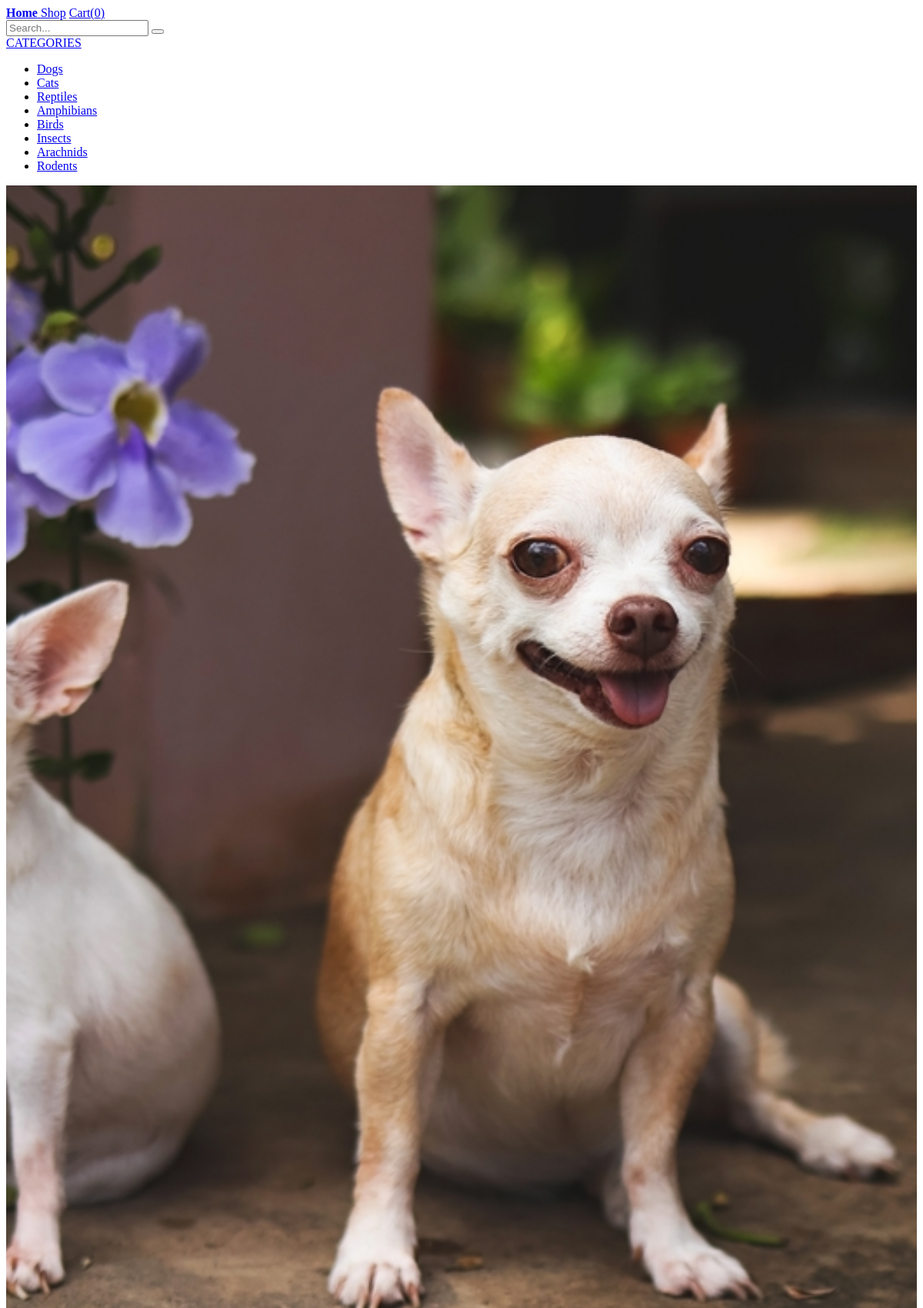
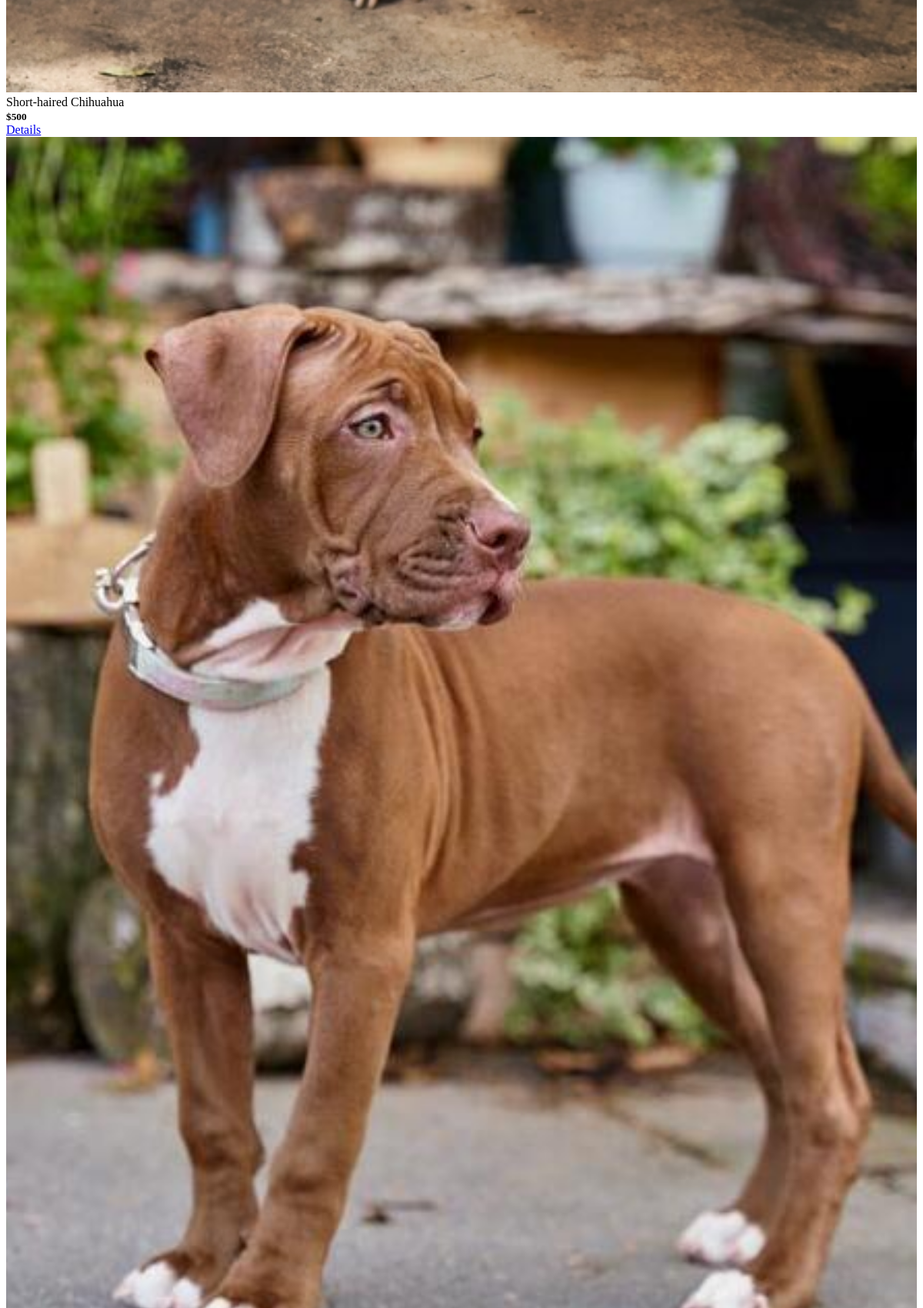
The app's page /main-shop (upper part) with its own data (2 pictures, top to bottom).
### petopia/shop/models.py (models this page shows, shortened)
class Category(db.Model):
    id = db.Column(db.Integer, primary_key=True)
    name = db.Column(db.String(20), unique=True, nullable=False)
    slug = db.Column(db.String(20), unique=True, nullable=False)
    products = db.relationship('Product', back_populates='category', cascade='all, delete, delete-orphan')

class Product(db.Model):
    id = db.Column(db.Integer, primary_key=True)
    category_id = db.Column(db.Integer, db.ForeignKey('category.id', ondelete='CASCADE'), nullable=False, unique=False)
    category = db.relationship('Category', back_populates='products')
    name = db.Column(db.String(30), nullable=False, unique=True)
    slug = db.Column(db.String(300), nullable=False, unique=True)
    description = db.Column(db.Text, nullable=False, unique=False)
    how_to_maintain = db.Column(db.Text, nullable=True, unique=False)
    where_to_keep = db.Column(db.Text, nullable=True, unique=False)
    image = db.Column(db.String(128), nullable=True, unique=True)
    price = db.Column(db.Integer(), nullable=False, unique=False, default=1000)
    order_items = db.relationship('OrderItem', back_populates='products', cascade='all, delete, delete-orphan')

### petopia/shop/routes.py (the view)
@shop.route('/main-shop')
def main_shop():
    categories = Category.query.all()
    category_selected = request.args.get('category', None)
    page = request.args.get('page', 1)
    per_page = 8
    products = Product.query.paginate(page=int(page), per_page=per_page) if not category_selected else Product.query.filter_by(
        category_id=category_selected
        ).paginate(page=int(page), per_page=per_page)
    context = {
        'categories': categories,
        'products': products,
        'category_selected': category_selected,
        'category_name': Category.query.filter_by(id=category_selected).first().name if category_selected else None
    }
    return render_template('shop.html', **context)

### petopia/__init__.py (called while the page is built)
@app.context_processor
def cart_context():
    cart_obj = Cart(session)
    return dict(cart_context=cart_obj)

### petopia/shop/models.py (called while the page is built)
    def __len__(self):
        return sum(int(item['quantity']) for item in self.cart.values())

### petopia/templates/shop.html (shortened to what this page needs)
{% extends 'base.html' %}
{% block content %}
  <div class="my-2 py-2">
    <div class="dropdown text-uppercase">
      <a href="#" class="btn bg-link dropdown-toggle" tabindex="0">
        CATEGORIES
      </a>
      <ul class="menu">
        {% for category in categories %}
          <li><a href="?category={{category.id}}" {% if category.name == category_name %}class="active"{% endif %}>{{category.name}}</a></li>
        {% endfor %}
      </ul>
    </div>
    <div class="columns my-2 py-2">
      {% for product in products %}
        {% include 'parts/item.html' %}
      {% else %}
      <div class="text-uppercase m-2 p-2">
        <h4>Nothing to display!</h4>
      </div>
      {% endfor %}
    </div>
  </div>
{% endblock content %}

### petopia/templates/base.html (shortened to what this page needs)
<!DOCTYPE html>
<html lang="en">
  <head>
    <link
      rel="stylesheet"
      href="https://unpkg.com/spectre.css/dist/spectre.min.css"
    />
    <link
      rel="stylesheet"
      href="https://unpkg.com/spectre.css/dist/spectre-icons.min.css"
    />
    <link rel="stylesheet" href="{{url_for('static', filename='style.css')}}" />
  </head>
  <body>
    <div class="container grid-md" id="wrapper">
      <header class="navbar pt-2 mt-2">
        <section class="navbar-section">
          <a href="{{ url_for('shop.home') }}" class="navbar-brand mr-2">
            <strong>Home</strong>
          </a>
          <a href="{{ url_for('shop.main_shop') }}" class="btn btn-link"
            >Shop</a
          >
          <a href="{{ url_for('shop.cart_page') }}" class="btn btn-link"
            >Cart({% include 'parts/cart_menu.html' %})</a
          >
        </section>
        <section class="navbar-section">
          <form action="{{url_for('shop.search')}}">
            <div class="input-group input-inline">
              <input
                class="form-input"
                type="text"
                name="query"
                placeholder="Search..."
              />
              <button class="btn btn-primary input-group-btn">
              </button>
            </div>
          </form>
        </section>
      </header>
      <div class="page-transition">
        <main>
           {% block content %}{% endblock
          content %}
        </main>
      </div>
    </div>
  </body>
</html>

### petopia/templates/parts/cart_menu.html
<span
    id="cartMenu"
    hx-get="{{url_for('shop.get_cart_count')}}"
    hx-trigger="update-cart-menu from:body"
    hx-swap="outerHTML"
>{{cart_context|length}}</span>

### petopia/templates/parts/item.html
<div class="column col-3 col-md-4 col-sm-6 mb-2">
    <div class="card">
      {% if product.image %}
        <div class="card-image">
          <img loading="lazy" class="img-fit-cover img-responsive aspect-ratio" src="{{url_for('static', filename=product.image)}}">
        </div>
      {% endif %}
      <div class="card-header">
        <div class="card-title h5 text-ellipsis">{{product.name}}</div>
        <small><Strong>${{product.price}}</Strong></small>
      </div>
      <div class="card-footer">
        <a href="{{url_for('shop.details', slug=product.slug)}}" class="btn btn-primary">Details</a>
      </div>
    </div>
  </div>

### petopia/templates/static/style.css (style rules this page uses)
.page-transition { animation: transitionIn .75s; display: flex; flex-direction: column; min-height: calc(100vh - 60px); }
.aspect-ratio { position: relative; width: 100%; }

### records on screen
Category: name "Dogs"
Category: name "Cats"
Category: name "Reptiles"
Category: name "Amphibians"
Category: name "Birds"
Category: name "Insects"
Category: name "Arachnids"
Category: name "Rodents"
Product: image (picture), name "Short-haired Chihuahua", price "500"
Product: image (picture)

### other values on screen
{{ cart_context|length }} "0"
